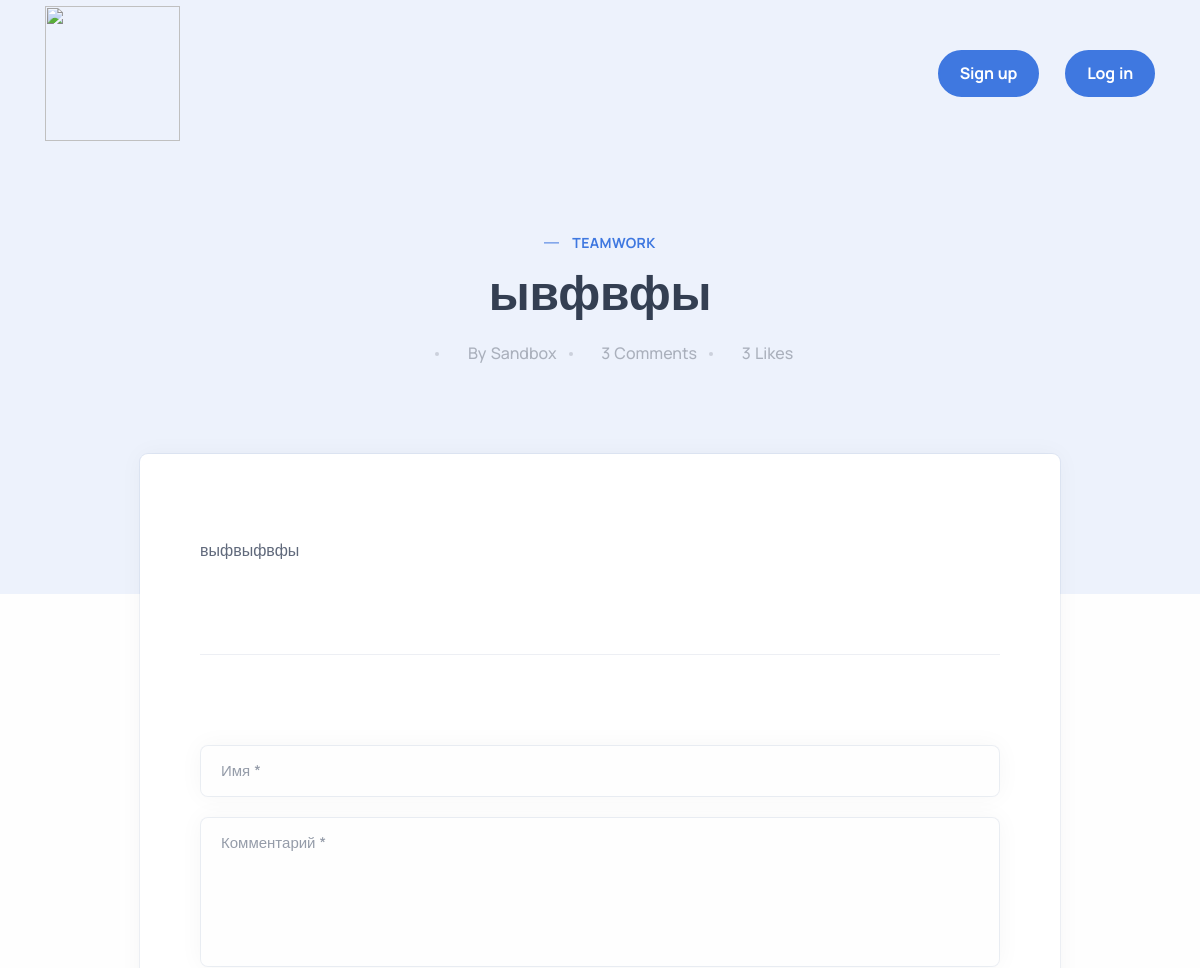
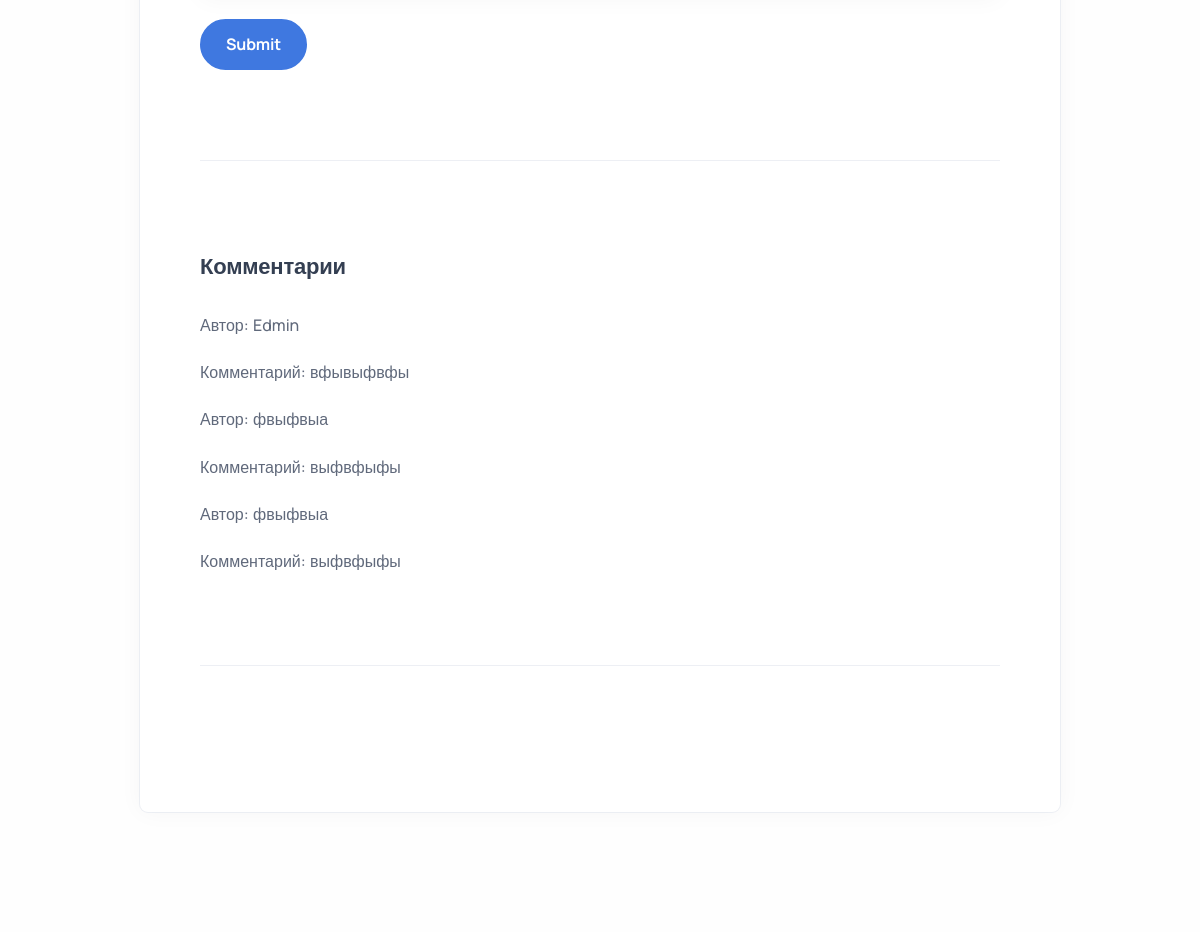
Screenshot of /blog/1// with the database file from the repository (2 pictures, top to bottom).
### apps/base/models.py (models this page shows, shortened)
class News(models.Model):
    title = models.CharField(
        max_length=255,
        verbose_name="Заголовок новости"
    )
    descriptions = models.TextField(
        verbose_name="Описание новости"
    )
    image = ResizedImageField(
        force_format="WEBP",
        quality=100,
        upload_to="image/"
    )
    create_date = models.DateField(
        auto_now_add=True,
        verbose_name="Дата создания новости"
    )
    comments = models.ManyToManyField('Review', related_name='news_comments', blank=True)
    class Meta:
        verbose_name = "Новость"
        verbose_name_plural = "Новости"

class Review(models.Model):
    name = models.CharField(
        max_length=255,
        verbose_name='Имя'
    )
    comment = models.CharField(
        max_length=255,
        verbose_name='Комментарий',
        blank=True,
        null=True
    )
    class Meta:
        verbose_name = 'Отзыв'
        verbose_name_plural = 'Отзывы'

### apps/base/views.py (the view, shortened to what this page needs)
# urls.py: path('blog/<int:id>//', blog , name='blog'),
def blog(request, id):
    blog = News.objects.get(id=id)
    comments = blog.comments.all()
    return render(request, "blog-post.html", locals())

### templates/blog-post.html (shortened to what this page needs)
{% load static %}
{%block content%}
<!DOCTYPE html>
<html lang="en">
{%include 'include/homepage.html'%}
<body>
  <div class="content-wrapper">
    {%include 'include/header.html'%}
    <section class="wrapper bg-soft-primary">
      <div class="container pt-10 pb-19 pt-md-14 pb-md-20 text-center">
        <div class="row">
          <div class="col-md-10 col-xl-8 mx-auto">
            <div class="post-header">
              <div class="post-category text-line">
                <a href="#" class="hover" rel="category">Teamwork</a>
              </div>
              <h1 class="display-1 mb-4">{{blog.title}}</h1>
              <ul class="post-meta mb-5">
                <li class="post-date"><i class="uil uil-calendar-alt"></i></li>
                <li class="post-author"><a href="#"><i class="uil uil-user"></i><span>By Sandbox</span></a></li>
                <li class="post-comments"><a href="#"><i class="uil uil-comment"></i>3<span> Comments</span></a></li>
                <li class="post-likes"><a href="#"><i class="uil uil-heart-alt"></i>3<span> Likes</span></a></li>
              </ul>
            </div>
          </div>
        </div>
      </div>
    </section>
    <section class="wrapper bg-light">
      <div class="container pb-14 pb-md-16">
        <div class="row">
          <div class="col-lg-10 mx-auto">
            <div class="blog single mt-n17">
              <div class="card">
                <figure class="card-img-top"><img src="{{blog.image.url}}" alt="" /></figure>
                <div class="card-body">
                  <div class="classic-view">
                    <article class="post">
                      <div class="post-content mb-5">
                        <p>{{blog.descriptions}}</p>
                        <hr />
                        <form class="comment-form" method="POST"  >
                          <div class="form-floating mb-4">
                            <input type="text" name="name" class="form-control" placeholder="Name*" id="c-name">
                            <label for="c-name">Имя *</label>
                          </div>
                          <div class="form-floating mb-4">
                            <input name='comment' class="form-control" placeholder="Comment" style="height: 150px"></input>
                            <label>Комментарий *</label>
                          </div>
                          <button type="submit" class="btn btn-primary rounded-pill mb-0">Submit</button>
                        </form>
                  <hr />
                  <div id="comments">
                    <h3 class="mb-6">Комментарии</h3>
                      {% for comments in blog.comments.all %}
                      <div>
                        <p >Автор: {{ comments.name }}</p>
                        <p >Комментарий: {{comments.comment}}</p>
                      </div>
                      {% endfor %}
                  </div>
                  <hr />
              </div>
            </div>
          </div>
        </div>
      </div>
    </section>
  </div>
</body>
{%endblock%}
</html>

### rows the page displays
News: title "ывфвфы", descriptions "выфвыфвфы"
Review: name "Edmin", comment "вфывыфвфы"
Review: name "фвыфвыа", comment "выфвфыфы"
Review: name "фвыфвыа", comment "выфвфыфы"
